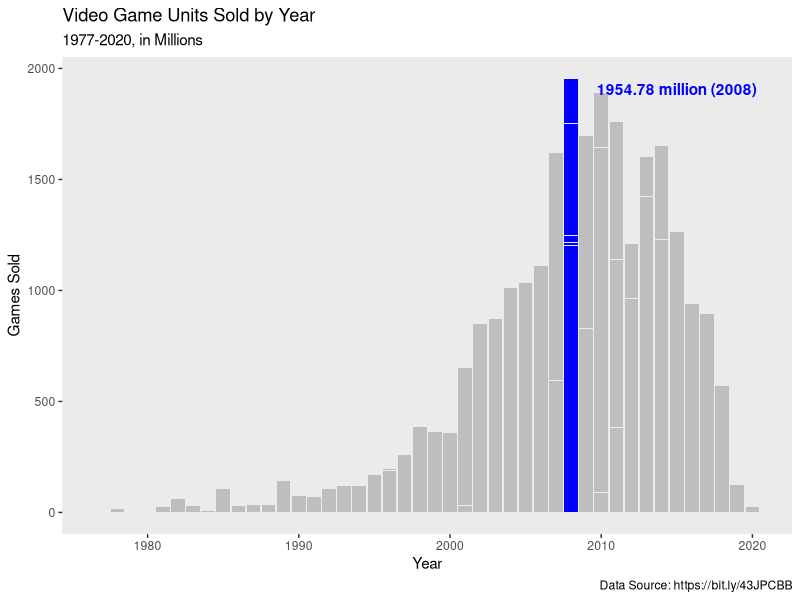
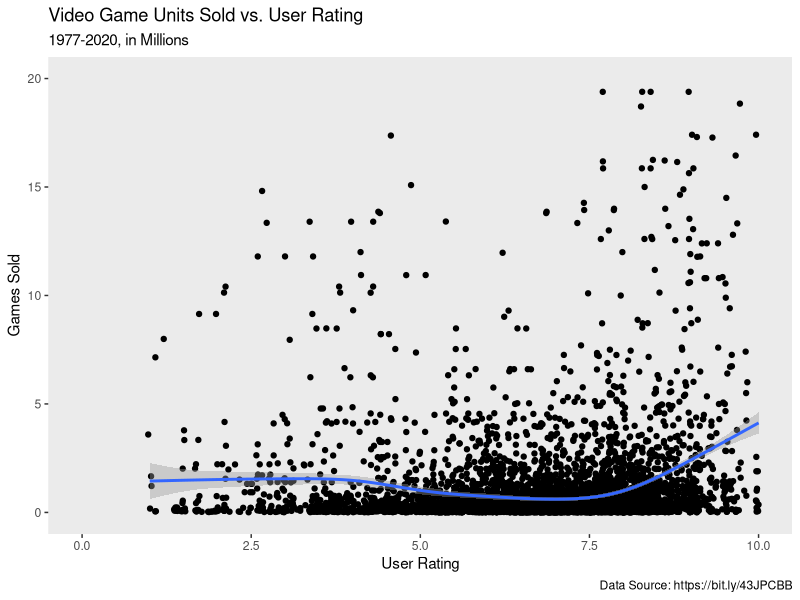
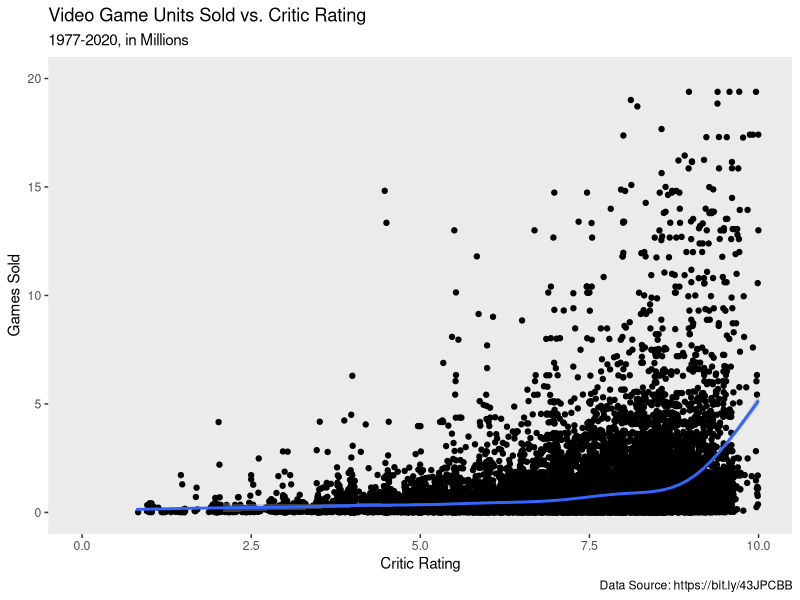
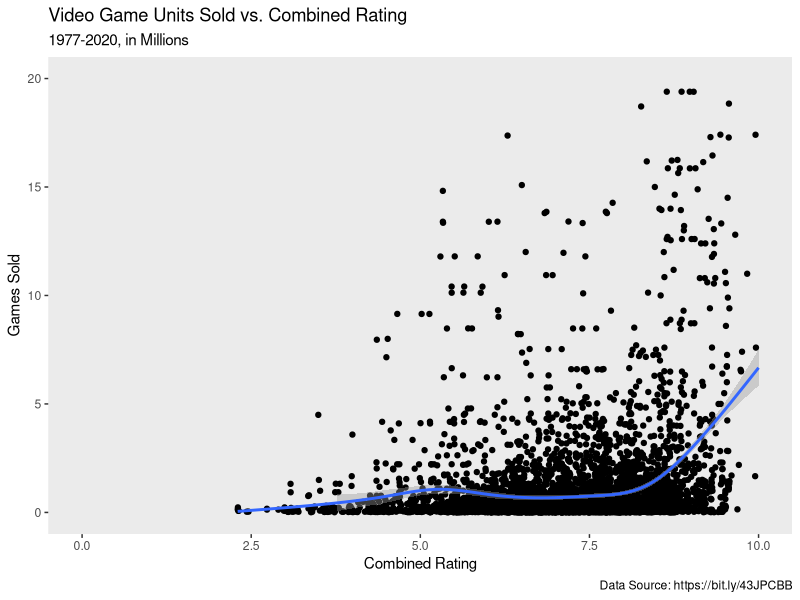
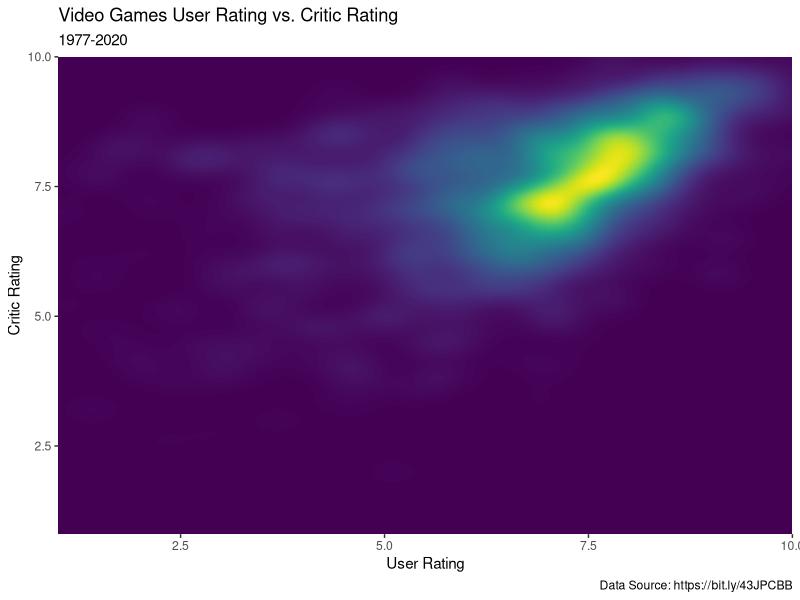
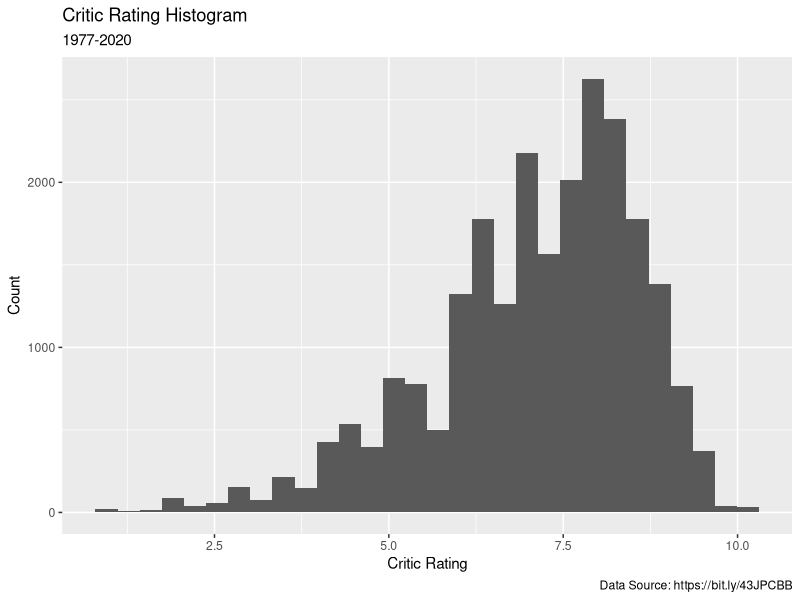
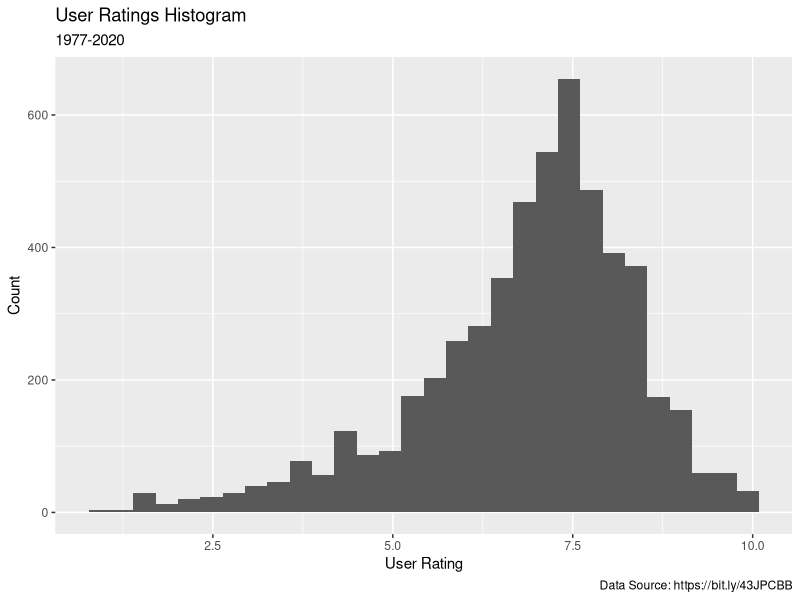
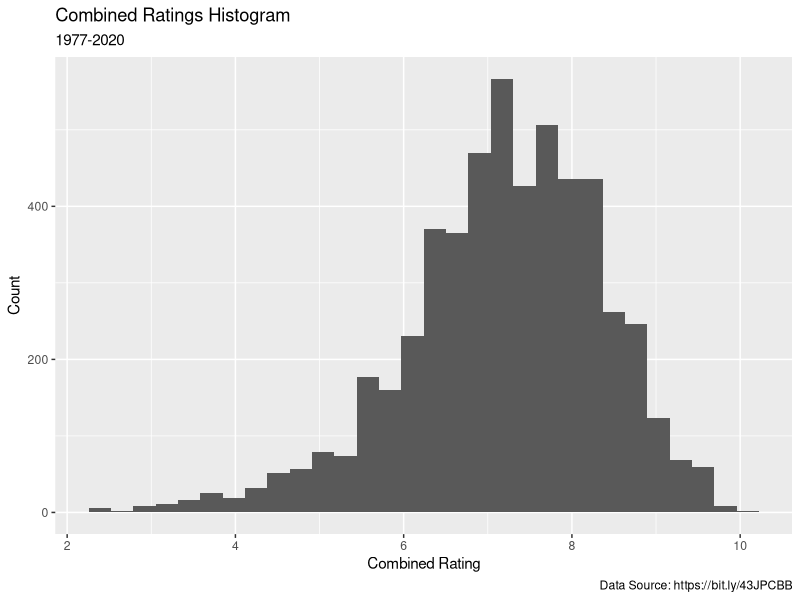

These charts were generated, in order, by the following R code:
## ---- chunk 1
knitr::opts_chunk$set(echo = TRUE, warning = FALSE, message = FALSE) 
library(tidyverse)
library(ggplot2)
library(gganimate)
library(ggridges)

data <- read.csv("games_joined_data.csv")
## ---- chunk 2
summary(data)
## ---- chunk 3
## Mapping year and game units sold
ggplot(data = data, aes(x = year, y = games_sold)) + 
  geom_col(data = subset(data, year != 2008), fill = "gray") +
  geom_col(data = subset(data, year == 2008), fill = "blue") +
  labs(title = "Video Game Units Sold by Year", subtitle = "1977-2020, in Millions", 
       caption = "Data Source: https://bit.ly/43JPCBB",
       x = "Year", y = "Games Sold") +
  annotate("text", x = 2015, y = 1800, 
           label = paste(sum(data$games_sold[data$year == 2008]), "million (2008)"),
           vjust = -1.5, color = "blue", fontface = "bold") +
  theme(panel.grid.major = element_blank(), panel.grid.minor = element_blank())
## ---- chunk 4
## Mapping user rating vs units sold
ggplot( data = data ) + geom_jitter( mapping=aes( x=user_score, y=games_sold ) )+
  geom_smooth( mapping=aes( x=user_score, y=games_sold ) )+
  xlim(0, 10) + ylim(0, 20)+
  theme(panel.grid.major = element_blank(), panel.grid.minor = element_blank())+
  labs( title="Video Game Units Sold vs. User Rating", subtitle="1977-2020, in Millions",
  caption="Data Source: https://bit.ly/43JPCBB",
  x = "User Rating", y = "Games Sold")
## ---- chunk 5
## Mapping critic rating vs units sold
ggplot( data = data ) + geom_jitter( mapping=aes( x=critic_score, y=games_sold ) )+
  geom_smooth( mapping=aes( x=critic_score, y=games_sold ) )+
  xlim(0, 10) + ylim(0, 20)+
  theme(panel.grid.major = element_blank(), panel.grid.minor = element_blank())+
  labs( title="Video Game Units Sold vs. Critic Rating", subtitle="1977-2020, in Millions",
        caption="Data Source: https://bit.ly/43JPCBB",
        x = "Critic Rating", y = "Games Sold")
## ---- chunk 6
## Mapping combined rating vs units sold
ggplot( data = data ) + geom_jitter( mapping=aes( x=combined_score, y=games_sold ) )+
  geom_smooth( mapping=aes( x=combined_score, y=games_sold ) )+
  xlim(0, 10) + ylim(0, 20)+
  theme(panel.grid.major = element_blank(), panel.grid.minor = element_blank())+
  labs( title="Video Game Units Sold vs. Combined Rating", subtitle="1977-2020, in Millions",
        caption="Data Source: https://bit.ly/43JPCBB",
        x = "Combined Rating", y = "Games Sold")
## ---- chunk 7
## Gganimate scatterplot
ggplot( data=data , aes( critic_score, user_score, size = games_sold, color = platform)) +
  geom_point() +
  scale_x_log10() +
  theme_bw() +
  theme(panel.grid.major = element_blank(), panel.grid.minor = element_blank(), legend.position = "none") +
  labs(title = 'Year: {frame_time}', x = 'User Rating', y = 'Critic Rating') +
  transition_time(year) +
  ease_aes('linear')
## ---- chunk 8
## Density plot of user rating v critic rating
ggplot(data=data, aes(user_score, critic_score)) + geom_density_2d_filled(show.legend = FALSE, bins=155) +
  theme(panel.grid.major = element_blank(), panel.grid.minor = element_blank())+
  labs( title="Video Games User Rating vs. Critic Rating", subtitle="1977-2020",
        caption="Data Source: https://bit.ly/43JPCBB",
        x = "User Rating", y = "Critic Rating" )+
    coord_cartesian(expand = FALSE)+
    scale_colour_brewer(palette="Blues")
## ---- chunk 9
ggplot(data=data, aes(x=critic_score)) + geom_histogram() +
    labs( title="Critic Rating Histogram", subtitle="1977-2020",
        caption="Data Source: https://bit.ly/43JPCBB",
        x = "Critic Rating", y = "Count" )
## ---- chunk 10
ggplot(data=data, aes(x=user_score)) + geom_histogram() +
  labs( title="User Ratings Histogram", subtitle="1977-2020",
        caption="Data Source: https://bit.ly/43JPCBB",
        x = "User Rating", y = "Count" )
## ---- chunk 11
ggplot(data=data, aes(x=combined_score)) + geom_histogram() +
  labs( title="Combined Ratings Histogram", subtitle="1977-2020",
        caption="Data Source: https://bit.ly/43JPCBB",
        x = "Combined Rating", y = "Count" )
## ---- chunk 12
## Mapping platform units to year
ggplot(data, aes(x = year, y = games_sold)) +
  geom_line() +
  theme(panel.grid.major = element_blank(),
        axis.text.x=element_blank(),
        axis.ticks.x=element_blank(),
        panel.grid.minor = element_blank()) +
    labs( title="Video Game Sales by Platform", subtitle="1977-2020, in Millions",
        caption="Data Source: https://bit.ly/43JPCBB",
        x = "Year", y = "Games Sold" ) +
  facet_wrap(~platform, ncol = 6)
